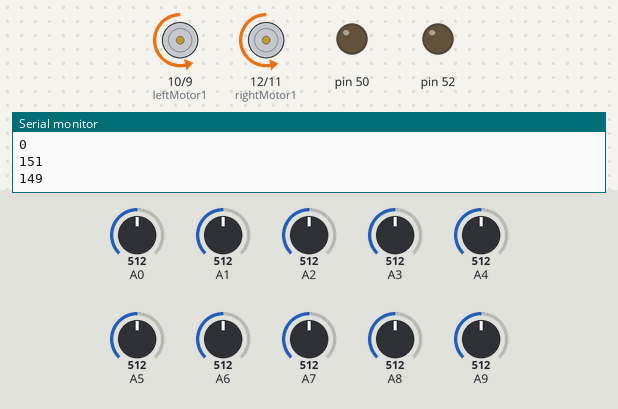
This sketch was run on a simulated Arduino Mega 2560, built with avr-gcc and run on an emulated ATmega2560. Parts: motor-driver pin pairs drawn as motors (green arrow = first pin HIGH = forward, orange = second pin HIGH = backward, longer = more drive, scaled by the enable pin), output pins drawn as LEDs (lit = HIGH), the last lines printed to the serial monitor. The inputs (shaded band) are chosen by the test bench; at power-on: A0 = 512, A1 = 512, A2 = 512, A8 = 512, A5 = 512, A3 = 512, A4 = 512, A6 = 512, A7 = 512, A9 = 512.

Above: at 7.7 s.
7.8 s: A0 set to 716
At 9.0 s:
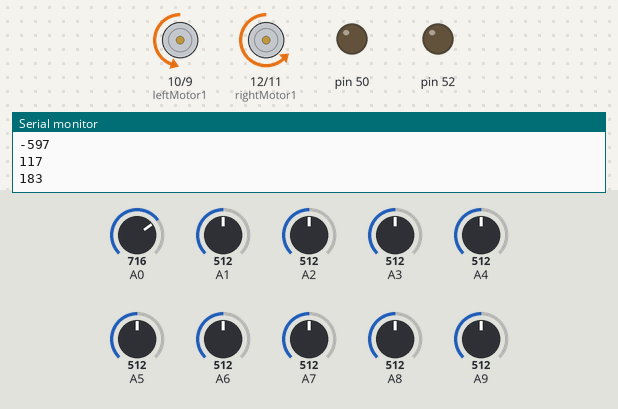
9.3 s: A1 set to 716
At 10.4 s:
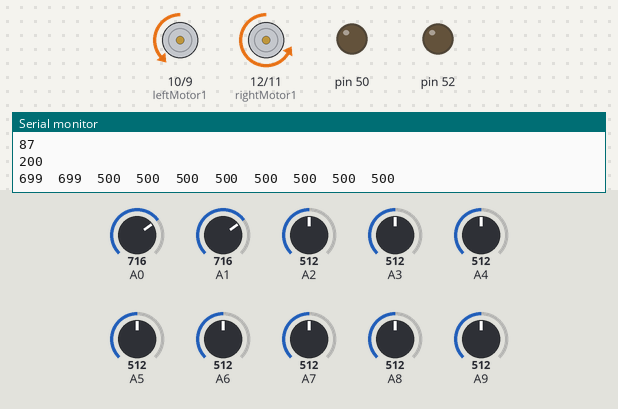
10.8 s: A2 set to 716
At 11.8 s:
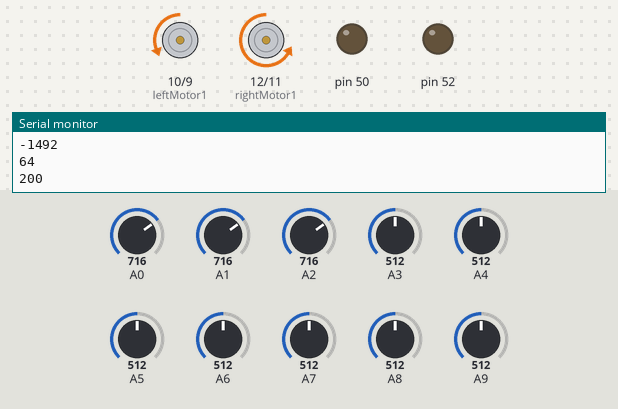
12.4 s: A8 set to 30
At 13.1 s:
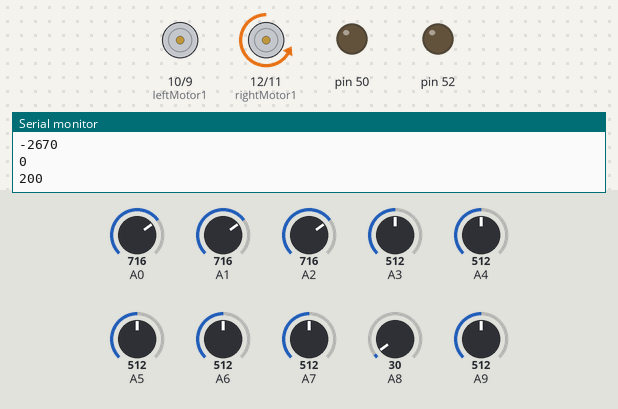
13.9 s: A5 set to 609
15.4 s: A5 set to 634
At 15.9 s:
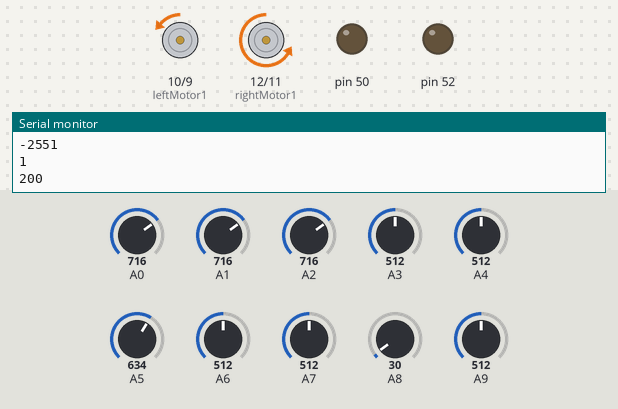
Timing chart, 0 to 18.0 s (numbered marks = the images above; inputs shaded):
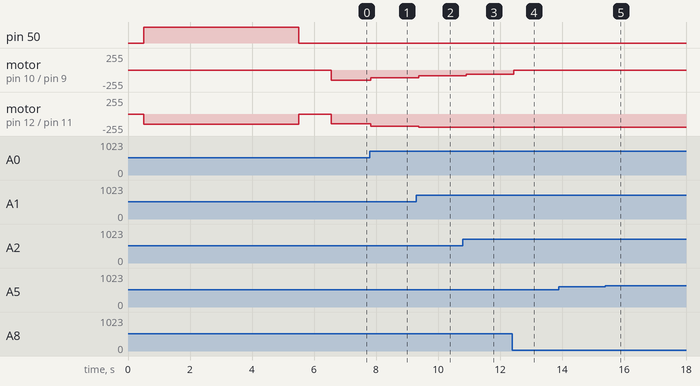

The sketch:

Line_Follower_PID_.ino
```cpp
#include <QTRSensors.h>

QTRSensors qtr;

#define Kp  0.059
// experiment to determine this, start by something small that just makes your bot follow the line at a slow speed
#define Ki 0.0
#define Kd  0.0
#define rightMaxSpeed 200 // max speed of the robot
#define leftMaxSpeed 200// max speed of the robot
#define rightBaseSpeed 150 // this is the speed at which the motors should spin when the robot is perfectly on the line
#define leftBaseSpeed 150
int lastError = 0;
int I;
int pos=0;
const uint8_t SensorCount =10;
uint16_t sensorValues[SensorCount];


#define rightenable 13 //enableB
#define leftenable 8 //enableA
#define rightMotor1 12 //int3
#define rightMotor2 11 //int4
#define leftMotor1 10 //int1
#define leftMotor2 9 //int2

void setup()
{
   pinMode(rightMotor1, OUTPUT);
  pinMode(rightMotor2, OUTPUT);
  pinMode(rightenable, OUTPUT);
  pinMode(leftMotor1, OUTPUT);
  pinMode(leftMotor2, OUTPUT);
  pinMode(leftenable, OUTPUT);
  pinMode(50, OUTPUT);
  pinMode(52, OUTPUT);


  // configure the sensors
  qtr.setTypeAnalog();
  qtr.setSensorPins((const uint8_t[]){A0, A1, A2, A3, A4, A5,A6,A7,A8,A9}, SensorCount);
  qtr.setEmitterPin(2);

  delay(500);
  pinMode(LED_BUILTIN, OUTPUT);
  digitalWrite(LED_BUILTIN, HIGH);
  digitalWrite(50, HIGH);
  digitalWrite(52, LOW);
  for (uint16_t i = 0; i < 200; i++)
  {
      digitalWrite(rightenable, HIGH);
      digitalWrite(leftenable, HIGH);// move forward with appropriate speeds
      analogWrite(rightMotor1, 0);
      analogWrite(rightMotor2, 150);
      analogWrite(leftMotor1, 0);
      analogWrite(leftMotor2, 0);
    qtr.calibrate();
  }
  digitalWrite(LED_BUILTIN, LOW); // turn off Arduino's LED to indicate we are through with calibration
  digitalWrite(50, LOW);
  // print the calibration minimum values measured when emitters were on
  Serial.begin(9600);
  for (uint8_t i = 0; i < SensorCount; i++)
  {
    Serial.print(qtr.calibrationOn.minimum[i]);
    Serial.print(' ');
  }
  Serial.println();

  // print the calibration maximum values measured when emitters were on
  for (uint8_t i = 0; i < SensorCount; i++)
  {
    Serial.print(qtr.calibrationOn.maximum[i]);
    Serial.print(' ');
  }
  Serial.println();
  Serial.println();
  delay(1000);
}

void loop()
{
  // read calibrated sensor values and obtain a measure of the line position
  // from 0 to 5000 (for a white line, use readLineWhite() instead)
  uint16_t position = qtr.readLineBlack(sensorValues);

  // print the sensor values as numbers from 0 to 1000, where 0 means maximum
  // reflectance and 1000 means minimum reflectance, followed by the line
  // position
  for (uint8_t i = 0; i < SensorCount; i++)
  {
    Serial.print(sensorValues[i]);
    Serial.print('\t');

  }
  Serial.print('\n');
  int pos = -(3*sensorValues[0]+2.5*sensorValues[1]+2*sensorValues[2]+1.5*sensorValues[3]+sensorValues[4]-sensorValues[5]-1.5*sensorValues[6]-2*sensorValues[7]-2.5*sensorValues[8]-3*sensorValues[9]);
  Serial.println(pos);
  int error = pos + 22;
    I = I + error ;
    int motorSpeed = Kp * error + Kd * (error - lastError) + Ki * (I);
    lastError = error;

    int rightMotorSpeed = rightBaseSpeed + motorSpeed;
    int leftMotorSpeed = leftBaseSpeed - motorSpeed;

    if (rightMotorSpeed > rightMaxSpeed ){
        rightMotorSpeed = rightMaxSpeed; // prevent the motor from going beyond max speed
    }
    if (leftMotorSpeed > leftMaxSpeed ){
      leftMotorSpeed = leftMaxSpeed; // prevent the motor from going beyond max speed
    }
    if (rightMotorSpeed < 0){
      rightMotorSpeed = 0; // keep the motor speed positive
    }
    if (leftMotorSpeed < 0){
      leftMotorSpeed = 0; // keep the motor speed positive
    }
      digitalWrite(rightenable, HIGH);
      digitalWrite(leftenable, HIGH);// move forward with appropriate speeds
      analogWrite(rightMotor1, 0);
      analogWrite(rightMotor2, leftMotorSpeed);
      analogWrite(leftMotor1, 0);
      analogWrite(leftMotor2, rightMotorSpeed);
    Serial.println(rightMotorSpeed);
    Serial.println(leftMotorSpeed);

  delay(250);
}
```

Measured:
- after the input at 7.8 s, motor on pin 10 (leftMotor1) / pin 9 (leftMotor2): backward 151/255 → backward 117/255 at once; motor on pin 12 (rightMotor1) / pin 11 (rightMotor2): backward 149/255 → backward 183/255 at once
- after the input at 9.3 s, motor on pin 10 (leftMotor1) / pin 9 (leftMotor2): backward 117/255 → backward 87/255 after 0.07 s; motor on pin 12 (rightMotor1) / pin 11 (rightMotor2): backward 183/255 → backward 200/255 after 0.07 s
- after the input at 10.8 s, motor on pin 10 (leftMotor1) / pin 9 (leftMotor2): backward 87/255 → backward 64/255 after 0.11 s
- after the input at 12.4 s, motor on pin 10 (leftMotor1) / pin 9 (leftMotor2): backward 64/255 → stopped after 0.05 s
- after the input at 15.4 s, motor on pin 10 (leftMotor1) / pin 9 (leftMotor2): stopped → backward 1/255 after 0.13 s
